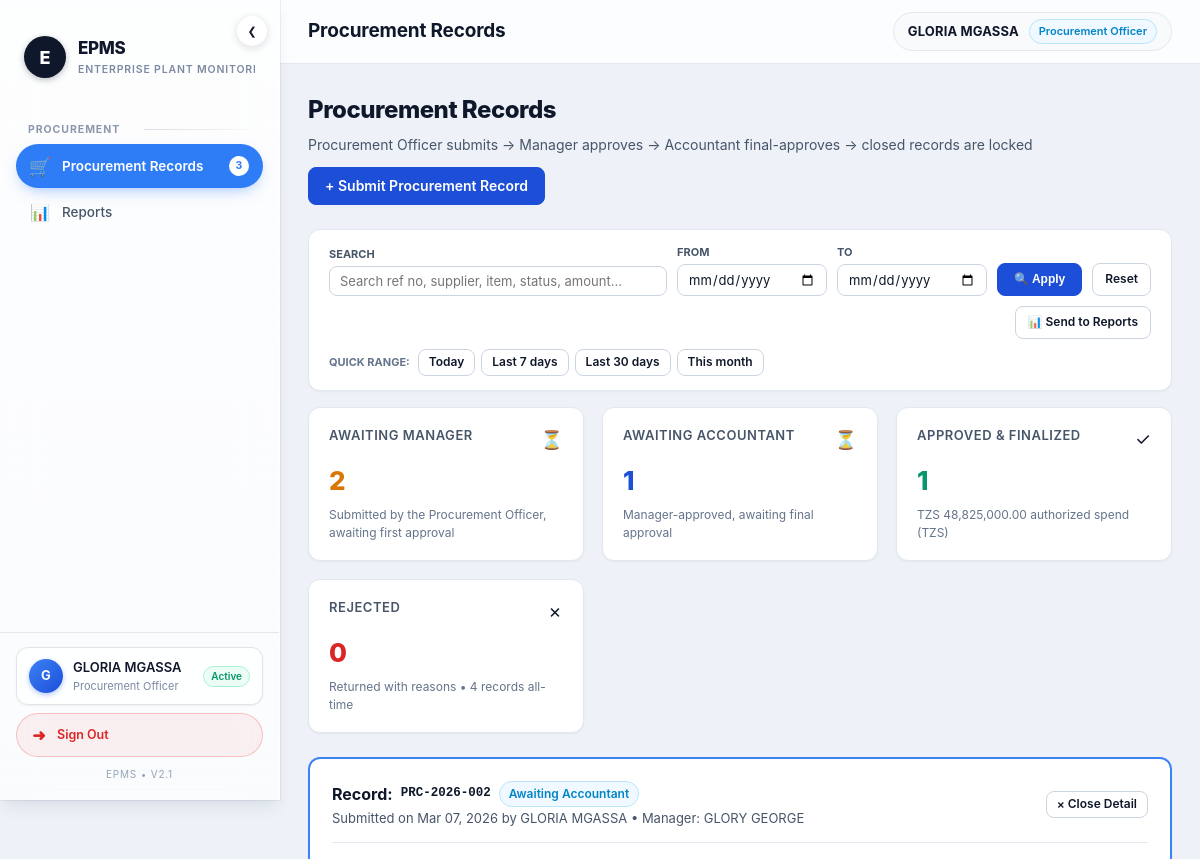
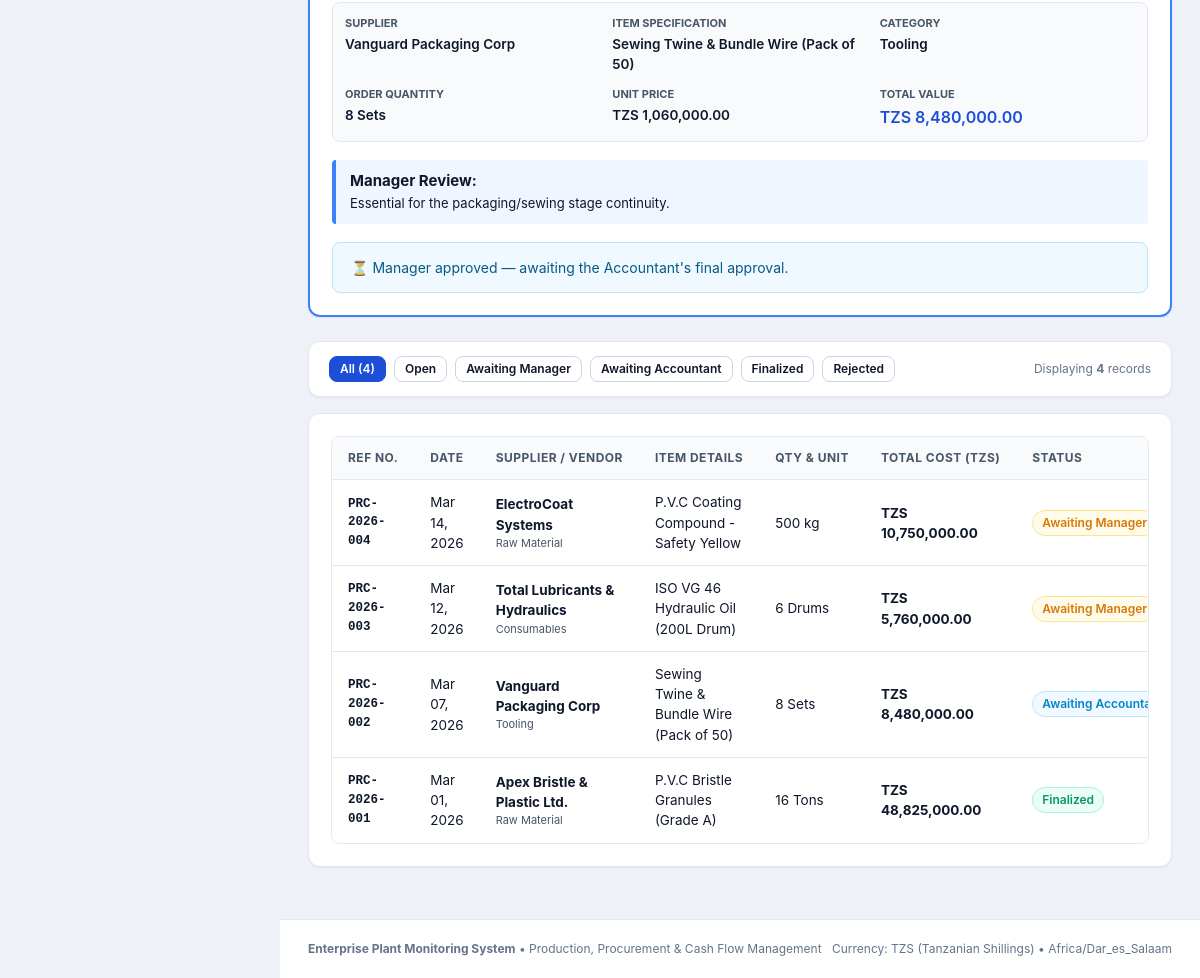
Screenshot of /procurement.php?view_id=2 (signed in) with the database file from the repository (2 pictures, top to bottom).
### tables this page shows
CREATE TABLE `procurement_entries` (
  `id` INT UNSIGNED NOT NULL AUTO_INCREMENT,
  `reference_no` VARCHAR(30) NOT NULL,
  `submitted_by` INT UNSIGNED NULL,
  `supplier` VARCHAR(150) NOT NULL,
  `item_name` VARCHAR(255) NOT NULL,
  `category` VARCHAR(60) NOT NULL,
  `quantity` DECIMAL(12,2) NOT NULL DEFAULT 0,
  `unit` VARCHAR(30) NOT NULL,
  `unit_cost` DECIMAL(14,2) NOT NULL DEFAULT 0,
  `total_cost` DECIMAL(14,2) NOT NULL DEFAULT 0,
  `status` VARCHAR(40) NOT NULL DEFAULT 'Pending Approval',
  `manager_approved_by` INT UNSIGNED NULL,
  `manager_approved_at` DATETIME NULL,
  `manager_notes` TEXT NULL,
  `accountant_approved_by` INT UNSIGNED NULL,
  `accountant_approved_at` DATETIME NULL,
  `accountant_notes` TEXT NULL,
  `admin_approved_by` INT UNSIGNED NULL,
  `admin_approved_at` DATETIME NULL,
  `admin_notes` TEXT NULL,
  `rejection_reason` TEXT NULL,
  `date` DATE NOT NULL,
  `created_at` DATETIME NOT NULL DEFAULT CURRENT_TIMESTAMP,
  PRIMARY KEY (`id`),
  UNIQUE KEY `uq_proc_reference` (`reference_no`),
  CONSTRAINT `fk_proc_submitter` FOREIGN KEY (`submitted_by`) REFERENCES `users` (`id`) ON DELETE SET NULL,
  CONSTRAINT `fk_proc_manager` FOREIGN KEY (`manager_approved_by`) REFERENCES `users` (`id`) ON DELETE SET NULL,
  CONSTRAINT `fk_proc_accountant` FOREIGN KEY (`accountant_approved_by`) REFERENCES `users` (`id`) ON DELETE SET NULL,
  CONSTRAINT `fk_proc_admin` FOREIGN KEY (`admin_approved_by`) REFERENCES `users` (`id`) ON DELETE SET NULL
);

CREATE TABLE `users` (
  `id` INT UNSIGNED NOT NULL AUTO_INCREMENT,
  `name` VARCHAR(120) NOT NULL,
  `username` VARCHAR(60) NOT NULL,
  `password_hash` VARCHAR(255) NOT NULL,
  `password_encrypted` VARBINARY(512) NULL,
  `role` VARCHAR(40) NOT NULL,
  `status` VARCHAR(20) NOT NULL DEFAULT 'Active',
  `created_at` DATETIME NOT NULL DEFAULT CURRENT_TIMESTAMP,
  PRIMARY KEY (`id`),
  UNIQUE KEY `uq_users_username` (`username`)
);

### procurement.php (the view, shortened to what the rows shown need)
<?php
require_once __DIR__ . '/includes/functions.php';
$isOpenStatus = static fn (string $s): bool => is_open_requisition($s);
$conditions = [];
$query = "
    SELECT p.*, u.name AS submitter_name
    FROM procurement_entries p
    LEFT JOIN users u ON p.submitted_by = u.id
    " . ($conditions ? 'WHERE ' . implode(' AND ', $conditions) : '') . "
    ORDER BY p.date DESC, p.id DESC
";
$stmtReq = $db->prepare($query);
$stmtReq->execute();
$requisitions = $stmtReq->fetchAll();
$viewId = isset($_GET['view_id']) ? (int)$_GET['view_id'] : null;
$viewItem = null;
if ($viewId) {
    $vStmt = $db->prepare("
        SELECT p.*, u.name AS submitter_name,
               manager.name AS manager_decider_name,
               accountant.name AS accountant_decider_name
        FROM procurement_entries p
        LEFT JOIN users u ON p.submitted_by = u.id
        LEFT JOIN users manager ON p.manager_approved_by = manager.id
        LEFT JOIN users accountant ON p.accountant_approved_by = accountant.id
        WHERE p.id = :id
    ");
    $vStmt->execute([':id' => $viewId]);
    $viewItem = $vStmt->fetch();
}
include __DIR__ . '/components/header.php';
?>
<main class="page-container">
    <div class="page-header" style="display:flex; justify-content:space-between; align-items:center; flex-wrap:wrap; gap:12px;">
        <div>
            <h2 class="page-title">Procurement Records</h2>
        </div>
    </div>
    <?php if ($viewItem): ?>
        <?php
        $canManagerDecide = $isOpenStatus($viewItem['status'])
            && $currentUserRole === 'Manager'
            && in_array($viewItem['status'], ['Pending Manager Review', 'Pending Approval'], true);
        $canAccountantDecide = $isOpenStatus($viewItem['status'])
            && $currentUserRole === 'Accountant'
            && $viewItem['status'] === 'Pending Accountant Review';
        ?>
        <div class="card" style="border: 2px solid #3b82f6; background-color: #ffffff;">
            <div class="card-header">
                <div>
                    <h3 class="card-title">
                        Record: <span class="mono"><?= htmlspecialchars($viewItem['reference_no']) ?></span>
                        <?= getProcurementStatusBadge($viewItem['status']) ?>
                    </h3>
                    <p class="card-subtitle">
                        Submitted on <?= formatDate($viewItem['date']) ?> by <?= htmlspecialchars($viewItem['submitter_name'] ?? 'Unknown user') ?>
                        <?php if ($viewItem['manager_decider_name']): ?>
                            &bull; Manager: <?= htmlspecialchars($viewItem['manager_decider_name']) ?>
                        <?php endif; ?>
                    </p>
                </div>
                <a href="/procurement.php" class="btn btn-secondary btn-sm">&times; Close Detail</a>
            </div>
            <div class="details-list">
                <div class="detail-item">
                    <span class="detail-term">Supplier</span>
                    <span class="detail-desc"><?= htmlspecialchars($viewItem['supplier']) ?></span>
                </div>
                <div class="detail-item">
                    <span class="detail-term">Item Specification</span>
                    <span class="detail-desc"><?= htmlspecialchars($viewItem['item_name']) ?></span>
                </div>
                <div class="detail-item">
                    <span class="detail-term">Category</span>
                    <span class="detail-desc"><?= htmlspecialchars($viewItem['category']) ?></span>
                </div>
                <div class="detail-item">
                    <span class="detail-term">Order Quantity</span>
                    <span class="detail-desc"><?= formatNumber((float)$viewItem['quantity']) ?> <?= htmlspecialchars($viewItem['unit']) ?></span>
                </div>
                <div class="detail-item">
                    <span class="detail-term">Unit Price</span>
                    <span class="detail-desc"><?= formatMoney((float)$viewItem['unit_cost']) ?></span>
                </div>
                <div class="detail-item">
                    <span class="detail-term">Total Value</span>
                    <span class="detail-desc" style="color:var(--primary); font-size:16px;"><?= formatMoney((float)$viewItem['total_cost']) ?></span>
                </div>
            </div>
            <div style="margin: 18px 0; display:flex; flex-direction:column; gap:10px;">
                <?php if ($viewItem['manager_notes']): ?>
                    <div style="padding:10px 14px; background:#eff6ff; border-left:4px solid #3b82f6; border-radius:4px;">
                        <strong>Manager Review:</strong>
                        <p style="margin-top:2px; font-size:13px;"><?= htmlspecialchars($viewItem['manager_notes']) ?></p>
                    </div>
                <?php endif; ?>
            </div>
            <?php if ($canManagerDecide): ?>
                <div style="padding:16px; background:#f8fafc; border:1px solid #cbd5e1; border-radius:var(--radius-md); margin-top:16px;">
                    <h4 style="font-size:14px; font-weight:700; margin-bottom:8px;">Manager Review (first approval)</h4>
                    <form method="POST" action="/procurement.php">
                        <input type="hidden" name="action" value="manager_decision">
                        <input type="hidden" name="po_id" value="<?= (int)$viewItem['id'] ?>">
                        <div class="form-group">
                            <label for="manager_notes">Decision Notes / Remarks</label>
                            <input type="text" id="manager_notes" name="notes" placeholder="Optional remarks attached to your decision" class="form-control" maxlength="500"
                                   data-plaintext>
                        </div>
                        <div style="display:flex; gap:10px;">
                            <button type="submit" name="decision" value="approve" class="btn btn-success">&#10003; Approve &rarr; send to Accountant</button>
                            <button type="submit" name="decision" value="reject" class="btn btn-danger">&#10007; Reject Record</button>
                        </div>
                    </form>
                </div>
            <?php elseif ($viewItem['status'] === 'Finalized'): ?>
                <div class="alert alert-success" style="margin-top:16px; margin-bottom:0;">
                    <span>&#10003; Fully approved: Manager &rarr; Accountant (final). This record is locked against further modification.</span>
                </div>
            <?php elseif ($viewItem['status'] === 'Rejected'): ?>
                <div class="alert alert-warning" style="margin-top:16px; margin-bottom:0;">
                    <span>&#10007; This record was rejected and is closed.</span>
                </div>
            <?php elseif ($canManagerDecide === false && $viewItem['status'] === 'Pending Accountant Review' && $currentUserRole !== 'Accountant'): ?>
                <div class="alert alert-info" style="margin-top:16px; margin-bottom:0;">
                    <span>&#9203; Manager approved &mdash; awaiting the Accountant's final approval.</span>
                </div>
            <?php elseif ($isOpenStatus($viewItem['status'])): ?>
                <div class="alert alert-info" style="margin-top:16px; margin-bottom:0;">
                    <span>&#9203; Awaiting the Manager's review on the dashboard.</span>
                </div>
            <?php endif; ?>
        </div>
    <?php endif; ?>
    <div class="card">
        <div class="table-responsive">
            <table class="table">
                <thead>
                    <tr>
                        <th>Ref No.</th>
                        <th>Date</th>
                        <th>Supplier / Vendor</th>
                        <th>Item Details</th>
                        <th>Qty &amp; Unit</th>
                        <th>Total Cost (TZS)</th>
                        <th>Status</th>
                    </tr>
                </thead>
                <tbody>
                    <?php if (empty($requisitions)): ?>
                        <tr><td colspan="9" class="empty-state">No procurement records match the selected search / date filter.</td></tr>
                    <?php else: ?>
                        <?php foreach ($requisitions as $po): ?>
                            <tr>
                                <td class="mono"><strong><?= htmlspecialchars($po['reference_no']) ?></strong></td>
                                <td><?= formatDate($po['date']) ?></td>
                                <td>
                                    <strong><?= htmlspecialchars($po['supplier']) ?></strong>
                                    <div style="font-size:11px; color:var(--text-muted);"><?= htmlspecialchars($po['category']) ?></div>
                                </td>
                                <td><?= htmlspecialchars($po['item_name']) ?></td>
                                <td><?= formatNumber((float)$po['quantity']) ?> <?= htmlspecialchars($po['unit']) ?></td>
                                <td><strong style="color:var(--text-main);"><?= formatMoney((float)$po['total_cost']) ?></strong></td>
                                <td><?= getProcurementStatusBadge($po['status']) ?></td>
                            </tr>
                        <?php endforeach; ?>
                    <?php endif; ?>
                </tbody>
            </table>
        </div>
    </div>
</main>
<?php include __DIR__ . '/components/footer.php'; ?>

### includes/functions.php (shortened to what the rows shown need)
<?php
function formatMoney(float $amount): string {
    return APP_CURRENCY . ' ' . number_format($amount, 2);
}
function formatNumber(int|float $num): string {
    return number_format($num);
}
function formatDate(string $date): string {
    return date('M d, Y', strtotime($date));
}
function is_open_requisition(string $status): bool {
    return in_array($status, PROCUREMENT_OPEN_STATUSES, true);
}
function getProcurementStatusBadge(string $status): string {
    return match ($status) {
        'Finalized' => '<span class="badge badge-success">Finalized</span>',
        'Rejected' => '<span class="badge badge-danger">Rejected</span>',
        'Pending Manager Review' => '<span class="badge badge-warning">Awaiting Manager</span>',
        'Pending Accountant Review' => '<span class="badge badge-info">Awaiting Accountant</span>',
        'Pending Approval' => '<span class="badge badge-warning">Awaiting Review</span>',
        'Approved - Pending Admin Decision' => '<span class="badge badge-info">Pending Final Approval (legacy)</span>',
        default => '<span class="badge badge-secondary">' . htmlspecialchars($status) . '</span>',
    };
}

### rows the page displays
procurement_entries: reference_no "PRC-2026-002", status "Awaiting Accountant", date "Mar 07, 2026", submitted_by.name "GLORIA MGASSA", manager_approved_by.name "GLORY GEORGE", supplier "Vanguard Packaging Corp", item_name "Sewing Twine & Bundle Wire (Pack of 50)", category "Tooling", quantity "8", unit "Sets", unit_cost "TZS 1,060,000.00", total_cost "TZS 8,480,000.00", manager_notes "Essential for the packaging/sewing stage continuity.", status "Awaiting…"
procurement_entries: reference_no "PRC-2026-004", date "Mar 14, 2026", supplier "ElectroCoat Systems", category "Raw Material", item_name "P.V.C Coating Compound - Safety Yellow", quantity "500", unit "kg", total_cost "TZS 10,750,000.00", status "Awaiting Manager"
procurement_entries: reference_no "PRC-2026-003", date "Mar 12, 2026", supplier "Total Lubricants & Hydraulics", category "Consumables", item_name "ISO VG 46 Hydraulic Oil (200L Drum)", quantity "6", unit "Drums", total_cost "TZS 5,760,000.00", status "Awaiting Manager"
procurement_entries: reference_no "PRC-2026-001", date "Mar 01, 2026", supplier "Apex Bristle & Plastic Ltd.", category "Raw Material", item_name "P.V.C Bristle Granules (Grade A)", quantity "16", unit "Tons", total_cost "TZS 48,825,000.00", status "Finalized"

### other values shown
$icon "🛒 📊"
$label "Procurement Records Reports"
$badge "3"
$currentUserInitial "G"
$currentUserName "GLORIA MGASSA"
$currentUserRole "Procurement Officer"
$currentUserStatus "Active"
$pageTitle "Procurement Records"
$pendingManagerCount "2"
$pendingAccountantCount "1"
$finalizedReqCount "1"
formatMoney($totalFinalizedValue) "TZS 48,825,000.00"
$rejectedReqCount "0"
$totalReqCount "4"
count($requisitions) "4"
